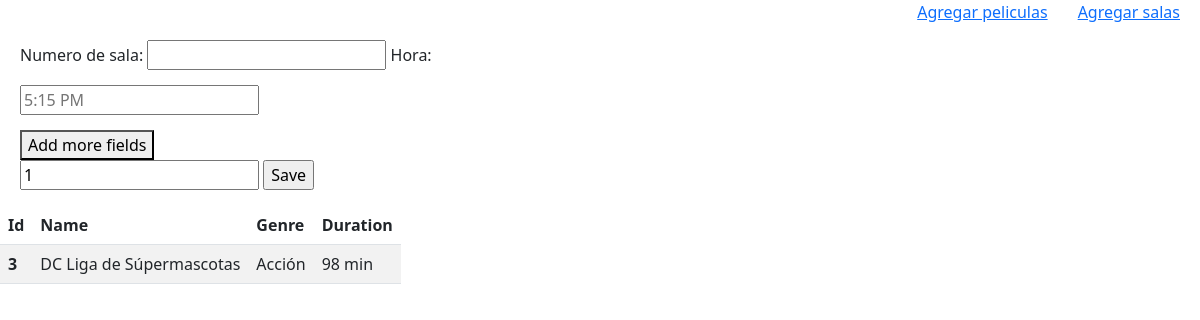
The app's page /addshow/3 with its own data.
### website/models.py (models this page shows)
class Movie(db.Model):
    id = db.Column(db.Integer, primary_key=True)
    name = db.Column(db.String(10000))
    image = db.Column(db.String(10000))
    genre = db.Column(db.String(150))
    duration = db.Column(db.String(150))
    shows = db.relationship('Show')

### website/views.py (the view)
@views.route('/addshow/<int:id>', methods=['GET','POST'])
def add_show(id):
    movie = Movie.query.get_or_404(id)
    if request.method == 'POST':
        try:
            num_sala = request.form.get('numsala')
            hora_peli = request.form.get('horapeli')
            sala = Cinemahall.query.filter_by(hall_number=num_sala).first()
            show_numbers = request.form.get('number-of-shows')
            new_show = Show(time=hora_peli, movie_id=id, cinemahall_id=sala.id)
            db.session.add(new_show)
            db.session.commit()
            letter_columns = ['A','B','C','D','E','F','G','H','I']
            number_row = ['1','2','3','4','5','6','7','8','9','10','11','12']
            for i in letter_columns:
                for j in number_row:
                    new_showseat = Showseat(status=0,seat=i+j,show_id=new_show.id)
                    db.session.add(new_showseat)
                    db.session.commit()
            for i in range(int(show_numbers)-1):
                num_sala = request.form.get('numsala'+str(i))
                hora_peli = request.form.get('horapeli'+str(i))
                sala = Cinemahall.query.filter_by(hall_number=num_sala).first()
                new_show = Show(time=hora_peli, movie_id=id, cinemahall_id=sala.id)
                db.session.add(new_show)
                db.session.commit()
                for i in letter_columns:
                    for j in number_row:
                        new_showseat = Showseat(status=0,seat=i+j,show_id=new_show.id)
                        db.session.add(new_showseat)
                        db.session.commit()
            return redirect('/admin.html')
        except Exception as e:
            return str(e)
    else:
        return render_template('addshow.html', movie=movie)

### website/templates/addshow.html (shortened to what this page needs)
<html lang="en">
<head>
    <link href="https://cdn.jsdelivr.net/npm/bootstrap@5.2.0/dist/css/bootstrap.min.css" rel="stylesheet">
</head>
<body>
    <nav>
        <ul style="list-style:none; display: flex; justify-content: end; margin-right:20px">
            <li style="margin-right: 30px;">
                <a href="/admin.html">Agregar peliculas</a>
            </li>
            <li>
                <a href="/addSalas.html">Agregar salas</a>
            </li>
        </ul>
    </nav>
    <form action="/addshow/{{movie.id}}" method="POST" style="display: flex; margin-left:20px">
        <div>
            <div id="horario" style="width:600px">
                <label for="numsala">Numero de sala:</label>
                <input type="number" id="numsala" name="numsala" style="margin-bottom:15px" required>
                <label for="horapeli">Hora:</label>
                <input type="text" id="horapeli" name="horapeli" style="margin-bottom:15px" placeholder="5:15 PM" required>
            </div>
            <button type="button" onclick="add_more_fields()" style="display:flex; align-items: center;">Add more fields</button>
            <input type="text" id="number-of-shows" name="number-of-shows" value="1" readonly>
            <input type="submit" value="Save">
        </div>
    </form>
    <table class="table table-striped" style="width: auto;">
        <thead>
            <tr>
                <th scope="col">Id</th>
                <th scope="col">Name</th>
                <th scope="col">Genre</th>
                <th scope="col">Duration</th>
            </tr>
        </thead>
        <tbody>
            <tr>
                <th scope="row">{{ movie.id }}</th>
                <td>{{ movie.name }}</td>
                <td>{{ movie.genre }}</td>
                <td>{{ movie.duration }}</td>
            </tr>
        </tbody>
    </table>
</body>
</html>

### records on screen
Movie: id "3", name "DC Liga de Súpermascotas", genre "Acción", duration "98 min"
